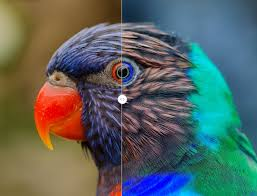
#> input picture images/image.jpg, 257 x 196 px
$ jupyter execute practice4.ipynb
#> lines starting #> are read from the running program, lines starting #| are printed output that depends on the picture
[cell 1]
import cv2
import numpy as np
import matplotlib.pyplot as plt

### Formula for Negaive Image
##### for 8-bit image     g(x,y)= 255 - f(x,y)

[cell 2]
img= cv2.imread("images/image.jpg", cv2.IMREAD_GRAYSCALE)
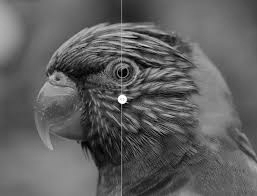
#> img: shape (196, 257); min 0, max 254, mean 95.8
if img is None:
    print("Error: Image not found.")
else:
    print("Image loaded successfully.")


negative = 255 - img
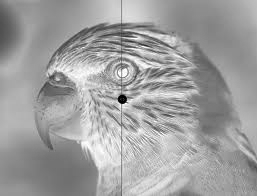
#> negative: shape (196, 257); min 1, max 255, mean 159.2
negative2 =cv2.bitwise_not(img)
plt.Figure(figsize=(12,4))
plt.subplot(1,2,1); plt.title("Original"); plt.imshow(img, cmap="gray"); plt.axis('off')

plt.subplot(1,2,2); plt.title("Negative"); plt.imshow(negative, cmap="gray"); plt.axis('off')
plt.tight_layout()
plt.show()
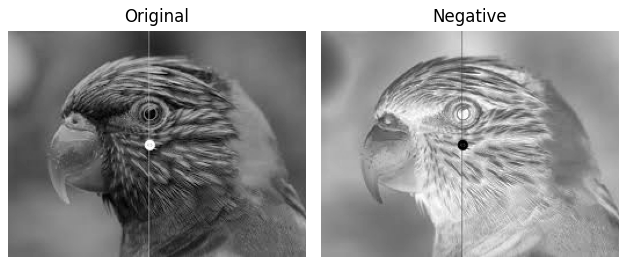
#> figure drawn by matplotlib, 2 panels

### LOGARITHMIC TRANSFORMATION

### formula: g(x,y) = c * log(1 + r)
##### say this is a 8-bit image
### where c = 255 / log(1 + max_pixel_value)

[cell 3]
import cv2; import numpy as np; import matplotlib.pyplot as plt
img= cv2.imread("images/dog.png", cv2.IMREAD_GRAYSCALE)
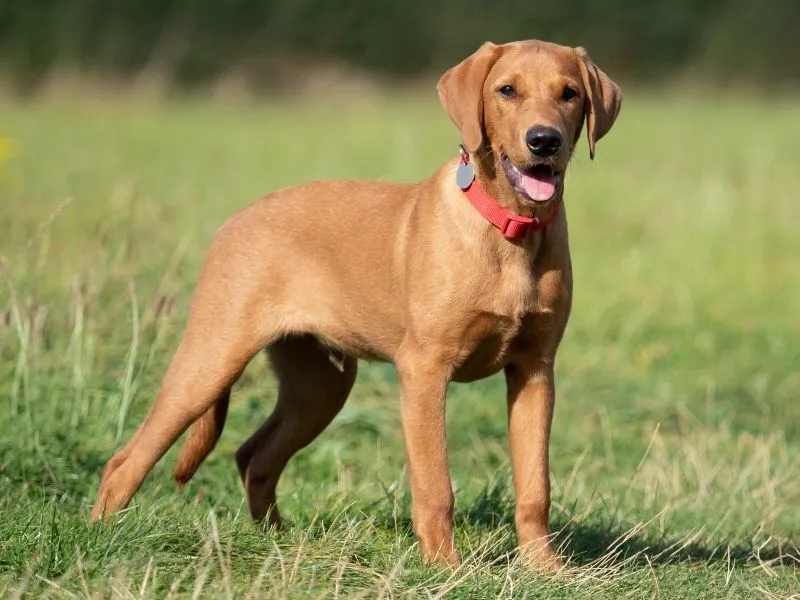
#> input picture images/dog.png, 800 x 600 px
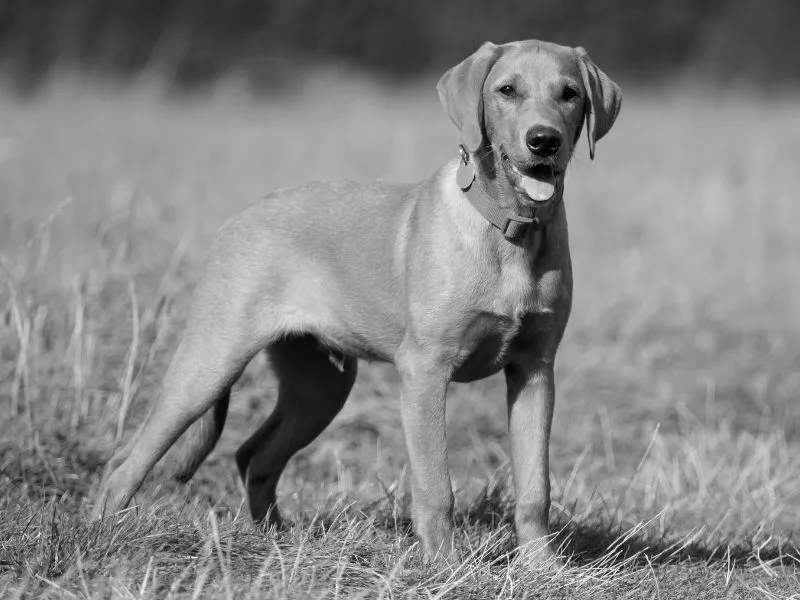
#> img: shape (600, 800); min 0, max 251, mean 132.4
if img is None:
    print("No such image found in the directory")
else:
    print("Image loaded successfully")

[cell 4]
## claculate for c
c = 255 / np.log(1 + np.max(img))
#> c = 46.12

log_img = c * np.log(1 + img.astype(np.float32))
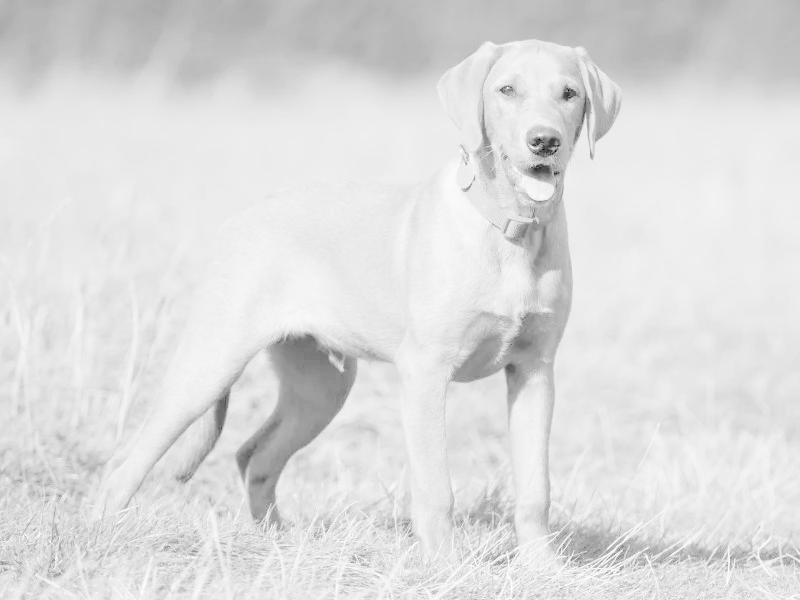
#> log_img: shape (600, 800) float32; min 0, max 255, mean 221.5
log_img = np.array(log_img, dtype=np.uint8)

plt.subplot(1,2,1); plt.imshow(img, cmap='gray'); plt.title('Original'); plt.axis('off')
plt.subplot(1,2,2); plt.imshow(log_img, cmap='gray'); plt.title('Log Transform'); plt.axis('off')
plt.show()

#### 4. Power-law (Gamma) Transformation — formula, graph, code

##### Mathematical Definition
##### (𝑥,𝑦)=𝑐⋅𝑓(𝑥,𝑦)^𝛾
##### Where:
##### 𝛾 controls curve shape. That is the gamma value
##### 𝛾 controls curve shape. That is the gamma value
##### 𝑐 scaling constant
##### Behaviour
#### 𝛾<1→ Brightens image
##### 𝛾>1→ Darkens image
#### Used in gamma correction (displays, cameras)

[cell 5]
import cv2
import numpy as np
import matplotlib.pyplot as plt

# Load image in grayscale
img = cv2.imread('images/image.jpg', cv2.IMREAD_GRAYSCALE)

# Calculate histogram using OpenCV
hist = cv2.calcHist([img], [0], None, [256], [0, 256]) # this means we are calculating the histogram for the grayscale image (channel 0), with no mask, 256 bins, and pixel intensity range from 0 to 255., [img] is the source image, [0] is the channel index (0 for grayscale), None means no mask, [256] is the number of bins, and [0, 256] is the range of pixel intensity values.
#> hist = 256 values, max 753 at index 113, min 0 at index 197, mean 196.8
# bins mean the number of intervals we want to divide the pixel intensity range into. In this case, we are using 256 bins, which means each bin will represent a pixel intensity value from 0 to 255.

# Plot the histogram using matplotlib
plt.figure() # creates a new figure for plotting. This is useful if you want to create multiple plots in the same script without them overlapping.
plt.title('Grayscale Histogram') # sets the title of the plot to 'Grayscale Histogram'.
plt.xlabel('Pixel Intensity') # sets the label of the x-axis to 'Pixel Intensity'.
plt.ylabel('Frequency') # sets the label of the y-axis to 'Frequency'.
plt.plot(hist) # plots the histogram data. The x-axis will represent pixel intensity values (0 to 255), and the y-axis will represent the frequency of each intensity value in the image.
plt.xlim([0, 256]) # sets the limits of the x-axis to be from 0 to 256. This ensures that the x-axis covers the full range of pixel intensity values.
plt. show() # displays the plot on the screen.
#> figure, not shown here; curve peaks at x = 113, y = 753

[cell 6]
# ── 2. Global Histogram Equalization ────────────────────────────
eq_global = cv2.equalizeHist(img)
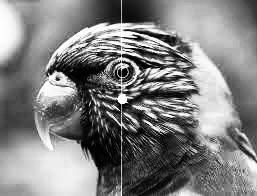
#> eq_global: shape (196, 257); min 0, max 255, mean 128.6
# equalizeHist: computes histogram, CDF, applies s=255*CDF(r) mapping
# ONLY works on single-channel (grayscale) uint8 images

# ── 3. CLAHE ────────────────────────────────────────────────────
clahe = cv2.createCLAHE(clipLimit=2.0, tileGridSize=(8,8))
eq_clahe = clahe.apply(img)
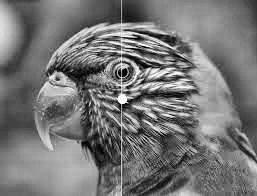
#> eq_clahe: shape (196, 257); min 1, max 255, mean 118.2
# clipLimit: max histogram height before clipping (higher = more contrast)
# tileGridSize: number of tiles in (cols, rows) — (8,8) = 64 tiles

# ── 4. Manual CDF-based equalization (shows the math) ───────────
hist, bins = np.histogram(img.flatten(), bins=256, range=[0,256])
#> bins = 257 values from 0 to 256
cdf = hist.cumsum()                     # running cumulative sum = CDF (unnormalized)
#> cdf = 256 values from 5 to 50372
cdf_min = cdf[cdf > 0].min()            # smallest non-zero CDF value
#> cdf_min = 5
N = img.shape[0] * img.shape[1]        # total pixels = height × width
#> N = 50372

# Apply formula: s = round((CDF(r) - CDF_min) / (N - CDF_min) * 255)
cdf_norm = np.round((cdf - cdf_min) / (N - cdf_min) * 255).astype(np.uint8)
#> cdf_norm = 256 values from 0 to 255
eq_manual = cdf_norm[img]               # look up each pixel's new value in the mapping

# ── 5. Display comparison ────────────────────────────────────────
plt.figure(figsize=(15, 8))
images = [(img,'Original'), (eq_global,'Global HE'),
           (eq_clahe,'CLAHE'), (eq_manual,'Manual HE')]

for i, (im, title) in enumerate(images):
    plt.subplot(2, 4, i+1)
    plt.imshow(im, cmap='gray'); plt.title(title); plt.axis('off')
    plt.subplot(2, 4, i+5)
    plt.hist(im.ravel(), bins=256, range=[0,256], color='steelblue')
    plt.title(title + ' Histogram')
#> this loop made 4 passes
#> title on passes 1 to 4: 'Original', 'Global HE', 'CLAHE', 'Manual HE'

plt.tight_layout(); plt.show()
#> after `plt.tight_layout()`:
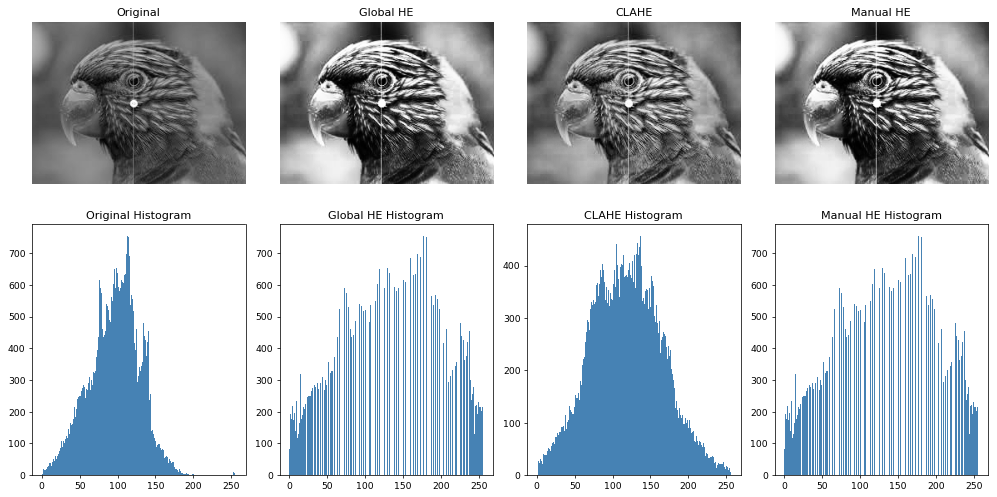
#> figure drawn by matplotlib, 8 panels; panel 2: tallest bar 753 high, from x = 113 to 114; panel 4: tallest bar 753 high, from x = 177 to 178; panel 6: tallest bar 456 high, from x = 136 to 137; panel 8: tallest bar 753 high, from x = 177 to 178

[cell 7]
import cv2
import numpy as np
import matplotlib.pyplot as plt
img2 = cv2.imread("images/image.jpg", cv2.IMREAD_GRAYSCALE)


hist2 = cv2.calcHist([img2], [0], None, [256], [0, 256])
#> hist2 has the same summary as hist

plt.figure()
plt.plot(hist2)
plt.xlabel("x-axis")
plt.ylabel("y-axis")
plt.title("Original Histogram")
plt.xlim([0, 256])
plt.axis("off")
#> Out = (0, 256, -37.65, 790.6)
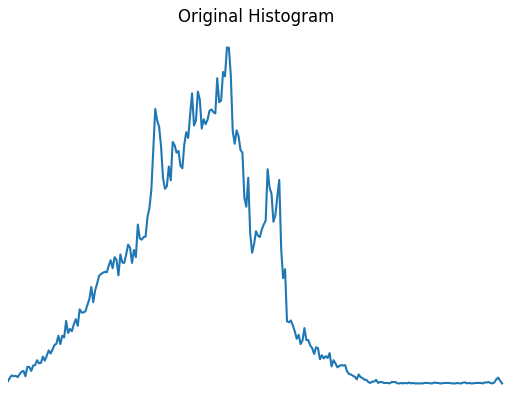
#> figure drawn by matplotlib, 1 panel
